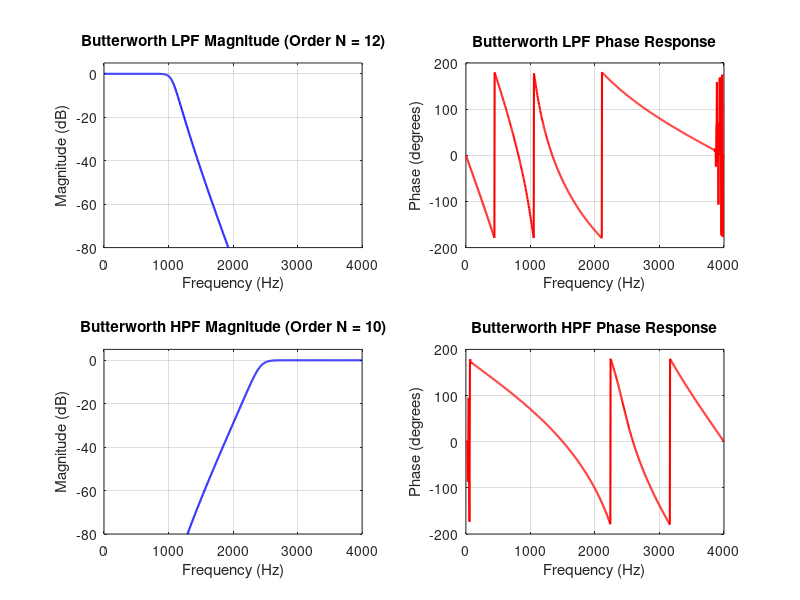

The MATLAB source for this figure:
clear; 
clc; 
close all;

% Design Parameters
Fs = 8000;          % Sampling frequency in Hz
Ap = 1;             % Passband ripple in dB
As = 40;            % Stopband attenuation in dB

% 1. Low-Pass Filter Design
fp_lp = 1000;       % LPF Passband frequency (Hz)
fs_lp = 1500;       % LPF Stopband frequency (Hz)
wp_lp = fp_lp / (Fs/2);
ws_lp = fs_lp / (Fs/2);

[N_lp, Wn_lp] = buttord(wp_lp, ws_lp, Ap, As);
[b_lp, a_lp] = butter(N_lp, Wn_lp, 'low');

% 2. High-Pass Filter Design
fp_hp = 2500;       % HPF Passband frequency (Hz)
fs_hp = 1800;       % HPF Stopband frequency (Hz)
wp_hp = fp_hp / (Fs/2);
ws_hp = fs_hp / (Fs/2);

[N_hp, Wn_hp] = buttord(wp_hp, ws_hp, Ap, As);
[b_hp, a_hp] = butter(N_hp, Wn_hp, 'high');

% ==========================================
% DISPLAY NUMERICAL OUTPUTS IN COMMAND WINDOW
% ==========================================
fprintf('=== EXPERIMENT 1: BUTTERWORTH IIR FILTERS ===\n\n');

fprintf('--- LOW-PASS FILTER ---\n');
fprintf('Calculated Filter Order (N_lp): %d\n', N_lp);
fprintf('3-dB Cutoff Frequency (Wn_lp): %.4f Hz\n', Wn_lp * (Fs/2));
fprintf('Numerator Coefficients (b_lp):\n');
disp(b_lp);
fprintf('Denominator Coefficients (a_lp):\n');
disp(a_lp);

fprintf('--- HIGH-PASS FILTER ---\n');
fprintf('Calculated Filter Order (N_hp): %d\n', N_hp);
fprintf('3-dB Cutoff Frequency (Wn_hp): %.4f Hz\n', Wn_hp * (Fs/2));
fprintf('Numerator Coefficients (b_hp):\n');
disp(b_hp);
fprintf('Denominator Coefficients (a_hp):\n');
disp(a_hp);

% Frequency Response Calculation
[H_lp, f] = freqz(b_lp, a_lp, 1024, Fs);
[H_hp, ~] = freqz(b_hp, a_hp, 1024, Fs);

% Plotting
figure('Name', 'Butterworth IIR LPF and HPF');
subplot(2,2,1);
plot(f, 20*log10(abs(H_lp)), 'b', 'LineWidth', 1.5); grid on;
title(['Butterworth LPF Magnitude (Order N = ', num2str(N_lp), ')']);
xlabel('Frequency (Hz)'); ylabel('Magnitude (dB)'); ylim([-80 5]);

subplot(2,2,2);
plot(f, angle(H_lp)*180/pi, 'r', 'LineWidth', 1.5); grid on;
title('Butterworth LPF Phase Response');
xlabel('Frequency (Hz)'); ylabel('Phase (degrees)');

subplot(2,2,3);
plot(f, 20*log10(abs(H_hp)), 'b', 'LineWidth', 1.5); grid on;
title(['Butterworth HPF Magnitude (Order N = ', num2str(N_hp), ')']);
xlabel('Frequency (Hz)'); ylabel('Magnitude (dB)'); ylim([-80 5]);

subplot(2,2,4);
plot(f, angle(H_hp)*180/pi, 'r', 'LineWidth', 1.5); grid on;
title('Butterworth HPF Phase Response');
xlabel('Frequency (Hz)'); ylabel('Phase (degrees)');
